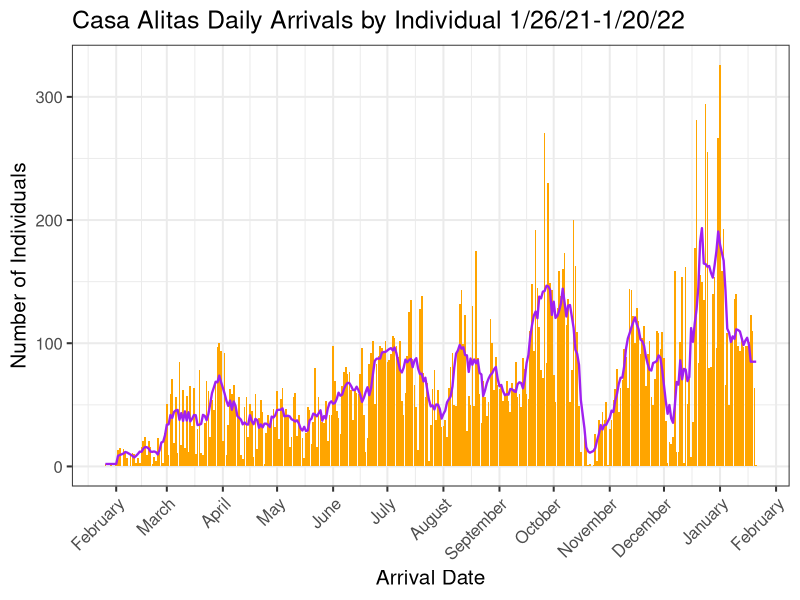

Reproduce this figure in R.
## ---- chunk 1
library(knitr)
library(tidyverse)
opts_chunk$set(echo = TRUE, message = FALSE, warning = FALSE)
## ---- chunk 2
arrivals <- read_csv("data/arrival_date_counts_1.20.csv")
## ---- chunk 3
# plot daily total arrivals (bars) with individual seven-day rolling mean (purple line)

theme_set(theme_bw(15))

ggplot(arrivals, aes(x=arrival_date, y=n))+
  geom_col(fill='orange')+
  geom_line(aes(y = seven_avg), color='purple', size=.8)+
  ggtitle("Casa Alitas Daily Arrivals by Individual 1/26/21-1/20/22")+
  theme(text = element_text(size=15), axis.text.x = element_text(angle = 45, hjust=1))+
  xlab("Arrival Date")+
  ylab("Number of Individuals")+ 
  scale_x_date(date_breaks="1 month", date_labels="%B")
